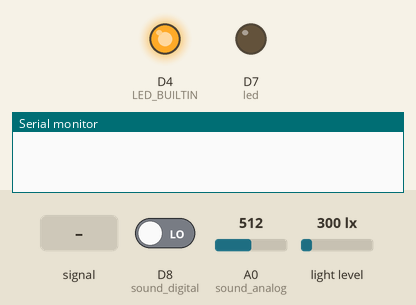
Simulated run of this sketch. Board: ESP8266 (NodeMCU). Parts: output pins drawn as LEDs (lit = HIGH, except the on-board LED, lit = LOW), the last lines printed to the serial monitor. Dashed ring = blinking. Inputs (shaded band) come from the test bench; at power-on: A0 (sound_analog) = 512, D8 (sound_digital) LOW, light level 300 lx. WiFi joins after 1.5 s; servers stay silent unless stated.

Above: at 3.0 s.
3.1 s: A0 (sound_analog) fed a 200 Hz sine of ±255 counts around its level
At 3.6 s:
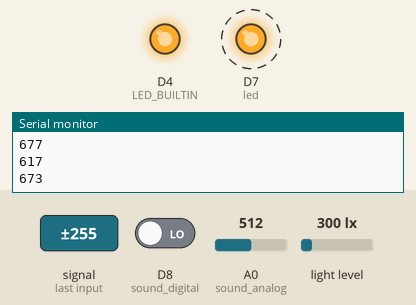
11.3 s: A0 (sound_analog) set to 590
13.4 s: A0 (sound_analog) set to 571
At 14.4 s:
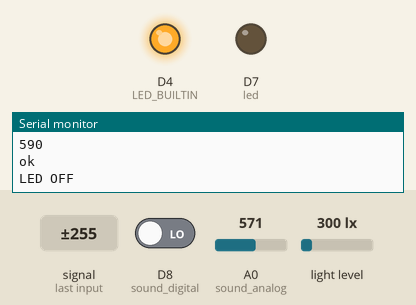
14.9 s: A0 (sound_analog) set to 595
At 16.3 s:
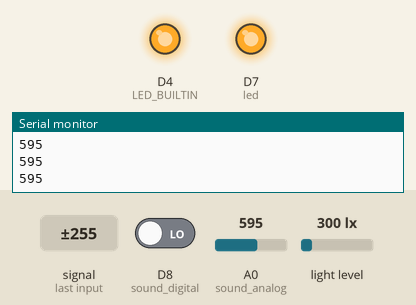
Timing chart, 0 to 17.4 s (numbered marks = the images above; inputs shaded):
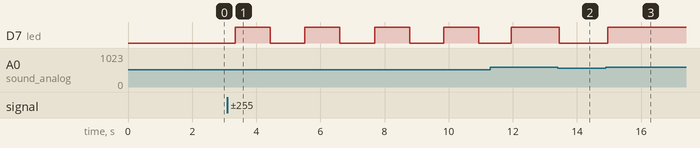

Measured:
- after the input at 3.1 s, D7 (led): alternates HIGH for 1.1 s and LOW for 1.1 s, starting after 0.25 s
- after the input at 13.4 s, D7 (led): HIGH → LOW at once
- after the input at 14.9 s, D7 (led): LOW → HIGH after 0.05 s

The sketch:

light_sound_esp8266.ino
```cpp
#define BLYNK_TEMPLATE_ID "TMPLZSxVsFHu"
#define BLYNK_TEMPLATE_NAME "SmartHome Project"
#define BLYNK_AUTH_TOKEN "_b5q6K7k2z2m5_OO327qyVK7dfcnYR3o"
#define BLYNK_PRINT Serial

#include <Wire.h>
#include <BH1750.h>
#include <ESP8266WiFi.h>
#include <BlynkSimpleEsp8266.h>

// const char* ssid = "Nha_cua_Hien_My_Ne";
// const char* password = "MatKhaukhodoan813";

const char* ssid = "VNUK4-1";
const char* password = "Z@q12wsx";
const int threshold = 580;
char auth[] = BLYNK_AUTH_TOKEN;

int led = D7;
int sound_digital = D8;
int sound_analog = A0;

long soundHighTime = 0;
long soundLowTime = 0;
long lastReadingTime = 0;
bool isLedOn = false;

BH1750 lightMeter;
BlynkTimer timer;

void myTimerEvent()
{
  // You can send any value at any time.
  // Please don't send more that 10 values per second.
  Wire.begin(D4, D3);
  lightMeter.begin();

  if (lightMeter.begin()) {
    Serial.println(F("BH1750 initialised"));
  }
  else {
    Serial.println(F("Error initialising BH1750"));
  }

  Serial.println("Processing data");

  float lux = lightMeter.readLightLevel();
  Serial.print("Light: ");
  Serial.print(lux);
  Serial.println(" lx");

  if (isnan(lux)) {
    Serial.println("Failed to read from BH1750 sensor!");
  }

  Serial.println("Sending data");

  digitalWrite(LED_BUILTIN, HIGH);
  Blynk.virtualWrite(V11, lux);
  digitalWrite(LED_BUILTIN, LOW);
}

void setup(){
  Serial.begin(9600);
  pinMode(led, OUTPUT);
  pinMode(sound_digital, INPUT);
  pinMode(LED_BUILTIN, OUTPUT);


  Blynk.begin(auth, ssid, password);
  // Setup a function to be called every second
  timer.setInterval(5000L, myTimerEvent);
}

void loop(){

  Blynk.run();
  timer.run(); // Initiates BlynkTimer

  int val_digital = digitalRead(sound_digital);
  int val_analog = analogRead(sound_analog);

  // Serial.println("-------------------------------------------");
  // // Serial.print(val_analog);
  // // Serial.print("\t");
  // Serial.print("Sound: ");
  // Serial.println(val_analog);
  // Serial.println("-------------------------------------------");
  // if (val_digital == HIGH)
  // {
  //   digitalWrite(led, HIGH);
  //   delay(3000);
  // }
  // else
  // {
  //   digitalWrite(led, LOW);
  // }
  // if (val_analog >= threshold) {
  //   digitalWrite(led, HIGH);
  //   delay(5000);
  // } else {
  //   digitalWrite(led, LOW);
  // }

  if (val_analog >= 585) {
    soundHighTime = millis();
    Serial.println(val_analog);
  }
  if (val_analog < 585) {
    soundLowTime = millis();
  }
  // Serial.println(soundHighTime);

  if (
    (soundHighTime != 0 ) &&
    (soundLowTime != 0 ) &&
    ((soundHighTime - soundLowTime) > 40 || (soundLowTime - soundHighTime) > 40) && (millis() - lastReadingTime > 1000)
    ) {
      Serial.println("ok");
      soundHighTime = 0 ;
      soundLowTime = 0 ;
      lastReadingTime = millis();
      if (isLedOn == false) {
        digitalWrite(led, HIGH);
        Serial.println("LED ON");
        isLedOn = true;
      } else {
        digitalWrite(led, LOW);
        Serial.println("LED OFF");
        isLedOn = false;
      }
    }

  // Light detection

}
```
